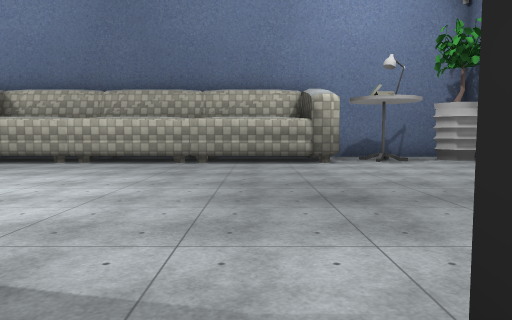
view 1 (above)

17 first-person views from a walk through a Unity game level. The camera is 1.4 m above the floor, tilts 4° down and sees 70° across. The floor is counted in squares, 2 m on a side. Each view is taken from the middle of a square. On the plan, view 1 faces up. The plan holds only what a view shows up to about 11 squares ahead; the rest is blank. The place goes on beyond the plan. The player is left out. Some surface patterns are stand-ins.

view 2
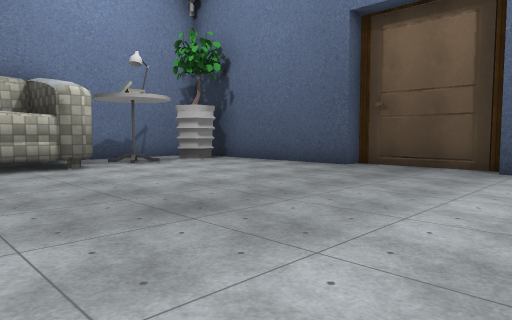

view 3
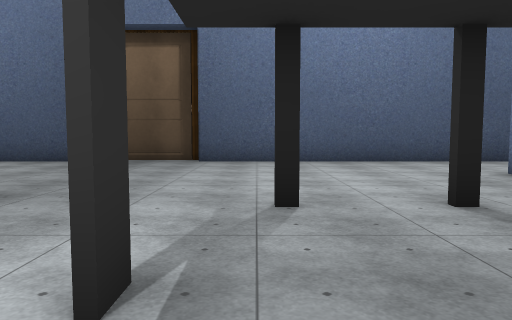

view 4
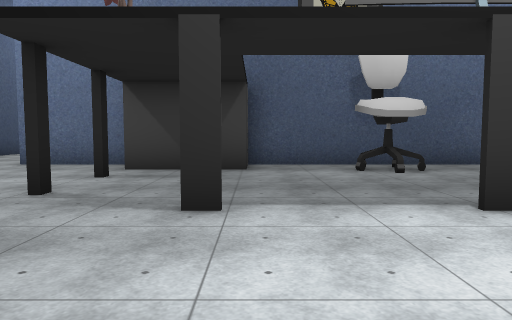

view 5
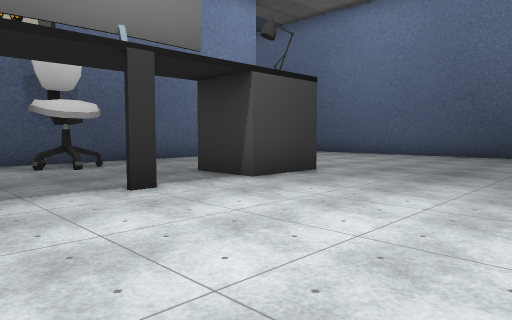

view 6
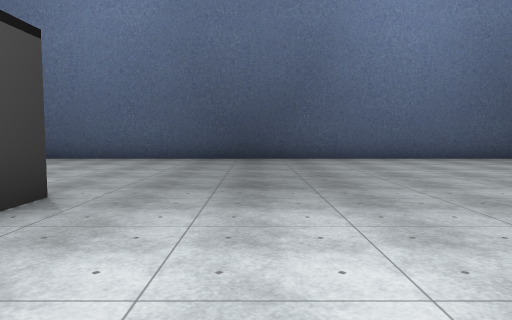

view 7
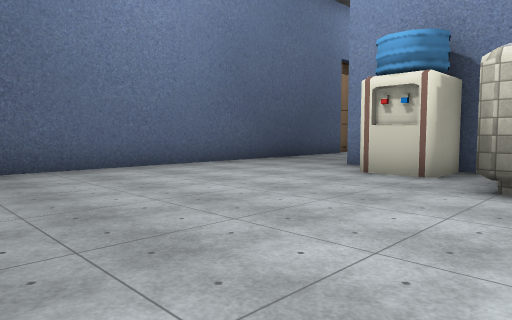

view 8
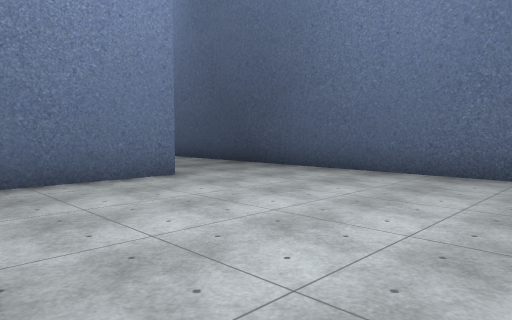

view 9
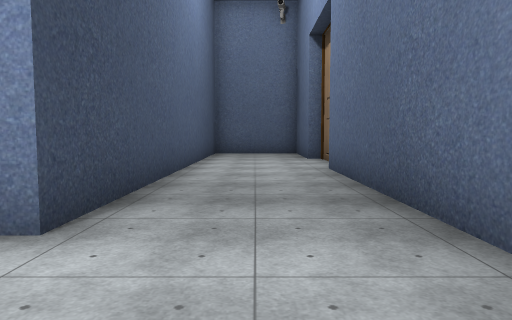

view 10
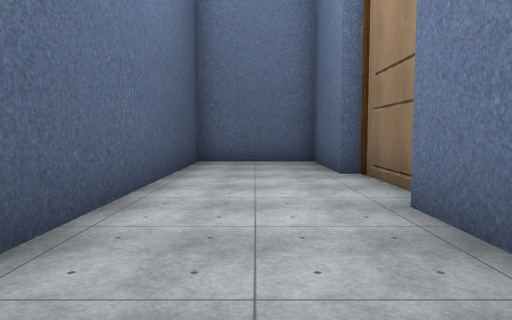

view 11
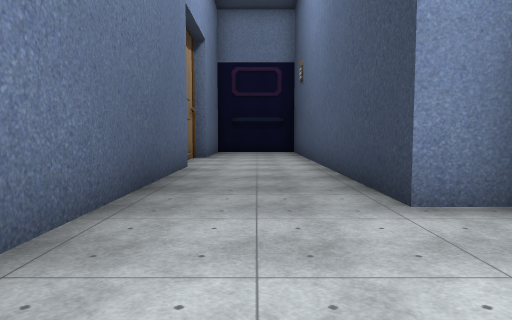

view 12
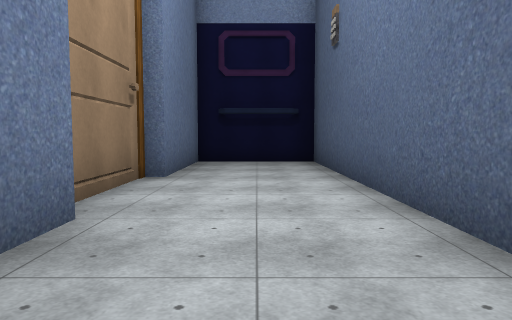

view 13
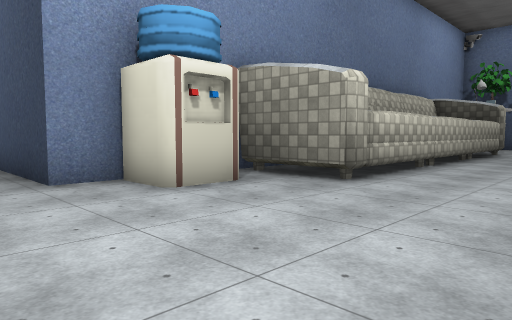

view 14
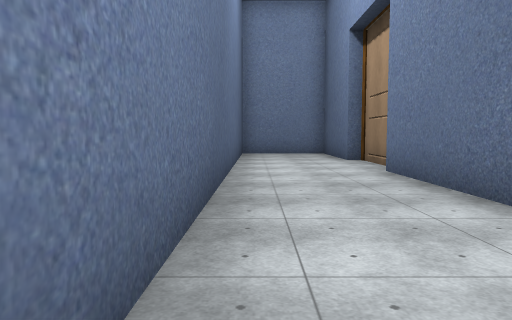

view 15
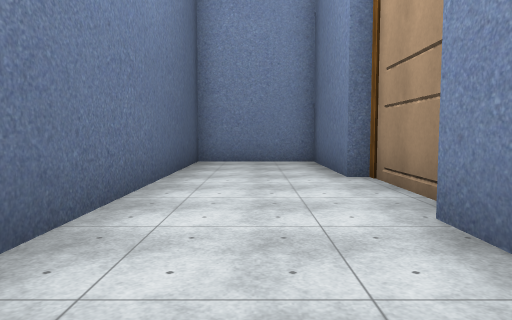

view 16
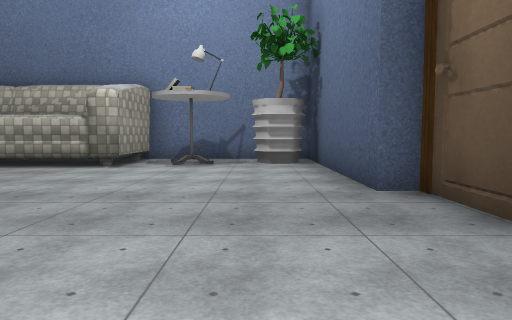

view 17
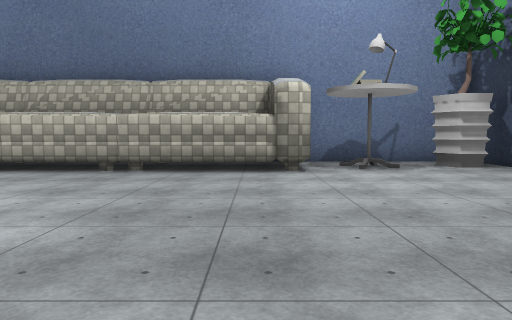

### Floor plan
Points are (right, up) in squares from view 1. A wall is a line through its corners. A room is listed if a view was taken in it or the views show most of it. See-through windows are left out.
Room 1 (views 1, 2, 3, 4, 5, 6, 7, 8, 9, 10, 11, 12, 13, 14, 15, 16, 17)
walls: (-4.5, 1.7) (-4, 1.7); (-8.1, 1.7) (-6.2, 1.7) (-6.2, 0.1); (-1.8, 1.7) (-1.3, 1.7); (-1.2, 1.6) (-1.8, 1.6); (-1.9, -2.3) (0.6, -2.3); (-1.2, 9.1) (-1.8, 8.8); (1, -3.5) (3.5, -3.5); (2, 8.9) (-8.2, 8.9) (-8.2, 11.2); (-7.9, 11.5) (-11.5, 11.5) (-11.5, 22.5); (3.5, -4.5) (3.5, -8.1); (6.5, 5.5) (6.5, 11.5) (2, 11.5) (2, 9) (1.3, 8.7); (3, -11) (3.5, -11) (3.5, -14.5) (6.5, -14.5) (6.5, 2.5); (-14.5, -11.5) (-14.5, -14.5) (-11.5, -14.5) (-11.5, -3.5) (-1.8, -3.5); (-14.5, 16) (-14.5, -8.6); (-11.8, 22.5) (-14.5, 22.5) (-14.5, 19) (-14.9, 19)
objects: other object (-15, -10); other object (-15, 17) to (-15, 18); other object (-10, 11) to (-9, 11); other object (-5, -2) to (-4, -2); other object (3, -10) to (3, -9); other object (3, 10); other object (5, 10) to (6, 10)

Positions as (right, up) in squares from view 1, and headings:
1: (0, 0), facing up
2: (-1, 1), facing up-right
3: (-3, 1), facing right
4: (-2, 5), facing down
5: (-2, 6), facing down-left
6: (-4, 4), facing left
7: (-7, 4), facing up-left
8: (-8, 2), facing down-left
9: (-13, -1), facing down
10: (-13, -5), facing down
11: (-13, 8), facing up
12: (-13, 13), facing up
13: (-13, 6), facing up-right
14: (6, -1), facing down
15: (5, -5), facing down
16: (5, 1), facing up
17: (1, 2), facing up
